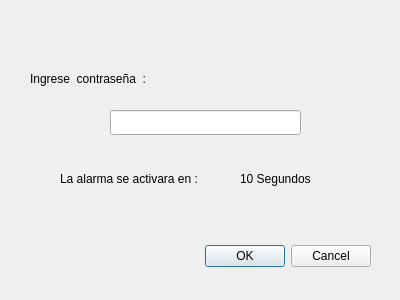
<?xml version="1.0" encoding="UTF-8"?>
<ui version="4.0">
 <class>System_Activate_Window</class>
 <widget class="QDialog" name="System_Activate_Window">
  <property name="geometry">
   <rect>
    <x>0</x>
    <y>0</y>
    <width>400</width>
    <height>300</height>
   </rect>
  </property>
  <property name="windowTitle">
   <string>Dialog</string>
  </property>
  <widget class="QDialogButtonBox" name="buttonBox">
   <property name="geometry">
    <rect>
     <x>30</x>
     <y>240</y>
     <width>341</width>
     <height>32</height>
    </rect>
   </property>
   <property name="orientation">
    <enum>Qt::Horizontal</enum>
   </property>
   <property name="standardButtons">
    <set>QDialogButtonBox::Cancel|QDialogButtonBox::Ok</set>
   </property>
  </widget>
  <widget class="QLabel" name="label_2">
   <property name="geometry">
    <rect>
     <x>30</x>
     <y>70</y>
     <width>191</width>
     <height>17</height>
    </rect>
   </property>
   <property name="text">
    <string>Ingrese  contraseña  : </string>
   </property>
  </widget>
  <widget class="QLineEdit" name="lineEdit_2">
   <property name="geometry">
    <rect>
     <x>110</x>
     <y>110</y>
     <width>191</width>
     <height>25</height>
    </rect>
   </property>
  </widget>
  <widget class="QLabel" name="label_4">
   <property name="geometry">
    <rect>
     <x>240</x>
     <y>170</y>
     <width>111</width>
     <height>17</height>
    </rect>
   </property>
   <property name="text">
    <string>10 Segundos</string>
   </property>
  </widget>
  <widget class="QLabel" name="label_3">
   <property name="geometry">
    <rect>
     <x>60</x>
     <y>170</y>
     <width>181</width>
     <height>17</height>
    </rect>
   </property>
   <property name="text">
    <string>La alarma se activara en :</string>
   </property>
  </widget>
 </widget>
 <resources/>
 <connections>
  <connection>
   <sender>buttonBox</sender>
   <signal>accepted()</signal>
   <receiver>System_Activate_Window</receiver>
   <slot>accept()</slot>
   <hints>
    <hint type="sourcelabel">
     <x>248</x>
     <y>254</y>
    </hint>
    <hint type="destinationlabel">
     <x>157</x>
     <y>274</y>
    </hint>
   </hints>
  </connection>
  <connection>
   <sender>buttonBox</sender>
   <signal>rejected()</signal>
   <receiver>System_Activate_Window</receiver>
   <slot>reject()</slot>
   <hints>
    <hint type="sourcelabel">
     <x>316</x>
     <y>260</y>
    </hint>
    <hint type="destinationlabel">
     <x>286</x>
     <y>274</y>
    </hint>
   </hints>
  </connection>
 </connections>
</ui>
